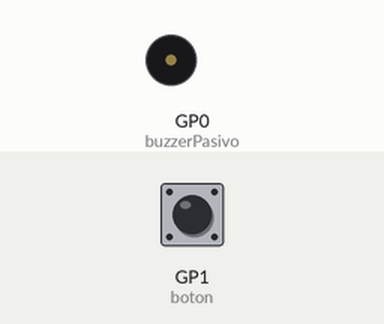
Bench run of a program on a simulated Raspberry Pi Pico running MicroPython. Shown: buzzer (waves = sounding). Inputs (shaded band) come from the test bench; at power-on: GP1 (boton) HIGH.

Above: at 1.2 s.
1.3 s: GP1 (boton) pulled LOW for 0.15 s
At 1.48 s:
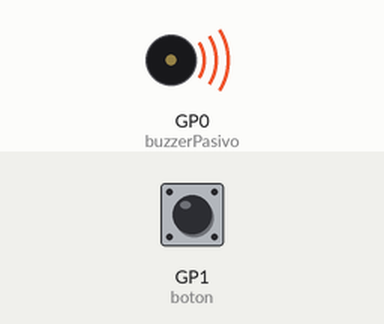
3.1 s: GP1 (boton) pulled LOW for 3.2 s
At 7.0 s:
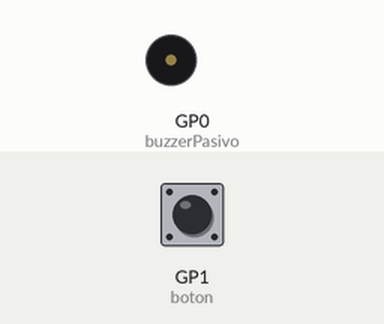
Timing chart, 0 to 8.5 s (numbered marks = the images above; inputs shaded):
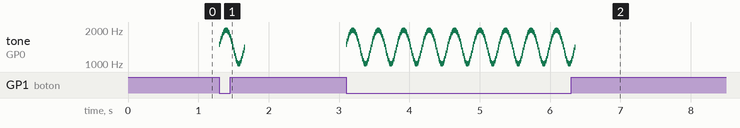

Measured:
- after the input at 1.3 s, tone on GP0 (buzzerPasivo): plays 1500 Hz for 0.01 s, 1586 Hz for 0.01 s, 1670 Hz for 0.01 s, 1749 Hz for 0.01 s, 1821 Hz for 0.01 s, 1882 Hz for 0.01 s … (36 notes in this stretch), starting at once
- after the input at 3.1 s, tone on GP0 (buzzerPasivo): plays 1500 Hz for 0.01 s, 1586 Hz for 0.01 s, 1670 Hz for 0.01 s, 1749 Hz for 0.01 s, 1821 Hz for 0.01 s, 1882 Hz for 0.01 s … (324 notes in this stretch), starting at once

The program:

A09_pasivo.py
```python
# --1--> Importar pines, PWM, time y matematicas
from machine import Pin, PWM
import math
import time # <--1--

# --2--> Contantes, variables e inicializaciones
PI = 3.14
boton = Pin(1, Pin.IN, Pin.PULL_UP)
buzzerPasivo = PWM(Pin(0))
buzzerPasivo.freq(1000) # <--2--

# --3--> Definicion de funcion
def alarma():
    for x in range(0, 36):
        # mediante la función seno se crea la frecuencia del buzzer
        Valor_seno = math.sin(x * 10 * PI / 180)
        tono = 1500 + int(Valor_seno*500)
        buzzerPasivo.freq(tono)
        time.sleep_ms(10) # <--3--

try:
    while True:
        if not boton.value():
            buzzerPasivo.duty_u16(4092*2)
            alarma()
        else:
            buzzerPasivo.duty_u16(0)
except:
    buzzerPasivo.deinit() # Cuando se deja de usar PWM se apagan temporizadores
```
